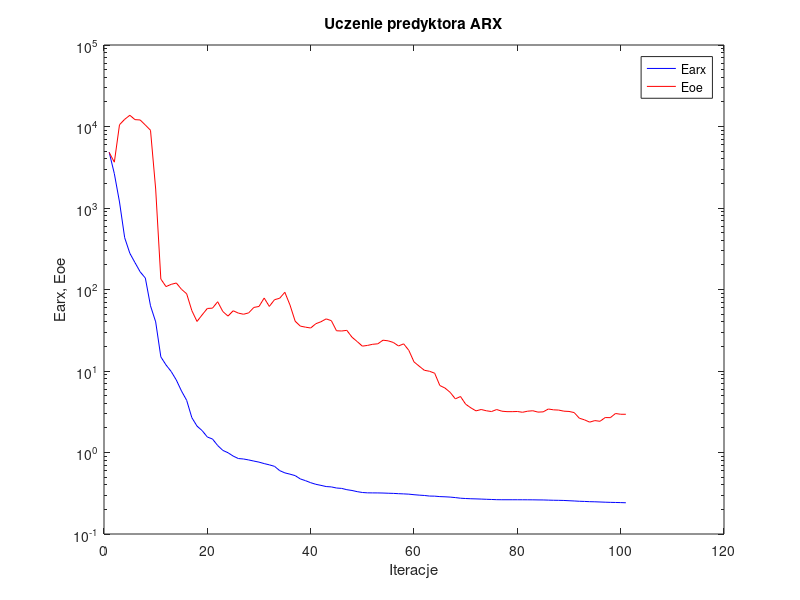
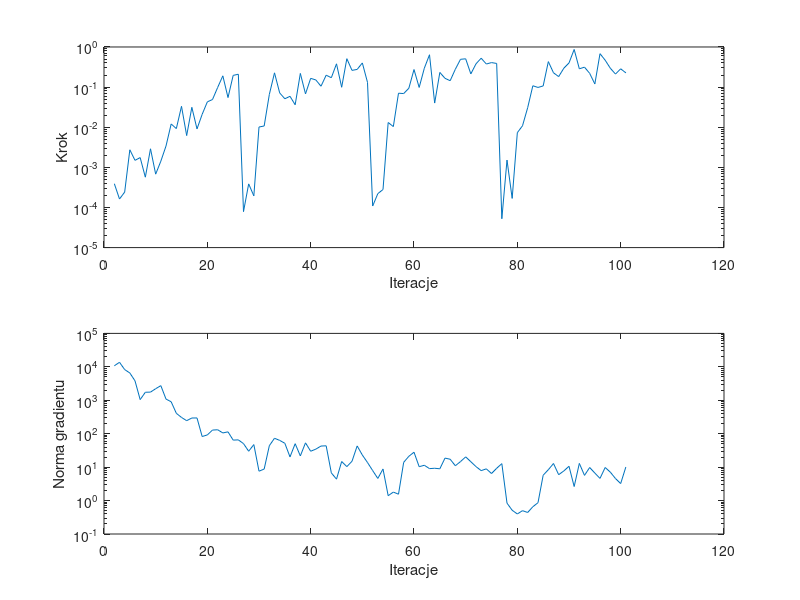

MATLAB code for these plots, in order:
%uczenie predyktora arx
clear all;
n=0; farx(n+1)=4.843035e+003; foe(n+1)=4.806131e+003; wspucz(n+1)=0.000000e+000; ng(n+1)=0.000000e+000;
%odnowa zmiennej metryki
n=1; farx(n+1)=2.638240e+003; foe(n+1)=3.649470e+003; krok(n+1)=3.910575e-004; ng(n+1)=1.075057e+004;
n=2; farx(n+1)=1.185203e+003; foe(n+1)=1.051195e+004; krok(n+1)=1.624345e-004; ng(n+1)=1.366180e+004;
n=3; farx(n+1)=4.323654e+002; foe(n+1)=1.224519e+004; krok(n+1)=2.417862e-004; ng(n+1)=8.277913e+003;
n=4; farx(n+1)=2.782264e+002; foe(n+1)=1.373615e+004; krok(n+1)=2.739044e-003; ng(n+1)=6.538968e+003;
n=5; farx(n+1)=2.134768e+002; foe(n+1)=1.214141e+004; krok(n+1)=1.494263e-003; ng(n+1)=3.812605e+003;
n=6; farx(n+1)=1.646909e+002; foe(n+1)=1.202349e+004; krok(n+1)=1.750227e-003; ng(n+1)=1.045923e+003;
n=7; farx(n+1)=1.382306e+002; foe(n+1)=1.042830e+004; krok(n+1)=5.688063e-004; ng(n+1)=1.735027e+003;
n=8; farx(n+1)=6.310477e+001; foe(n+1)=8.990923e+003; krok(n+1)=2.900817e-003; ng(n+1)=1.753868e+003;
n=9; farx(n+1)=4.007137e+001; foe(n+1)=1.710095e+003; krok(n+1)=6.767654e-004; ng(n+1)=2.214931e+003;
n=10; farx(n+1)=1.490628e+001; foe(n+1)=1.344602e+002; krok(n+1)=1.425029e-003; ng(n+1)=2.735364e+003;
n=11; farx(n+1)=1.187258e+001; foe(n+1)=1.086200e+002; krok(n+1)=3.400118e-003; ng(n+1)=1.085531e+003;
n=12; farx(n+1)=9.864858e+000; foe(n+1)=1.156481e+002; krok(n+1)=1.204622e-002; ng(n+1)=9.007762e+002;
n=13; farx(n+1)=7.743731e+000; foe(n+1)=1.201395e+002; krok(n+1)=9.248075e-003; ng(n+1)=4.068517e+002;
n=14; farx(n+1)=5.679380e+000; foe(n+1)=1.005420e+002; krok(n+1)=3.320390e-002; ng(n+1)=3.064511e+002;
n=15; farx(n+1)=4.365224e+000; foe(n+1)=8.860711e+001; krok(n+1)=6.192369e-003; ng(n+1)=2.450550e+002;
n=16; farx(n+1)=2.678920e+000; foe(n+1)=5.511899e+001; krok(n+1)=3.134015e-002; ng(n+1)=2.947858e+002;
n=17; farx(n+1)=2.109206e+000; foe(n+1)=4.053853e+001; krok(n+1)=9.082851e-003; ng(n+1)=2.955427e+002;
n=18; farx(n+1)=1.854550e+000; foe(n+1)=4.889869e+001; krok(n+1)=2.097129e-002; ng(n+1)=8.229190e+001;
n=19; farx(n+1)=1.549012e+000; foe(n+1)=5.855092e+001; krok(n+1)=4.285764e-002; ng(n+1)=9.193898e+001;
n=20; farx(n+1)=1.464080e+000; foe(n+1)=5.904287e+001; krok(n+1)=4.905012e-002; ng(n+1)=1.284077e+002;
n=21; farx(n+1)=1.218486e+000; foe(n+1)=7.076955e+001; krok(n+1)=9.810024e-002; ng(n+1)=1.311490e+002;
n=22; farx(n+1)=1.061498e+000; foe(n+1)=5.368723e+001; krok(n+1)=1.909506e-001; ng(n+1)=1.053700e+002;
n=23; farx(n+1)=9.935971e-001; foe(n+1)=4.719250e+001; krok(n+1)=5.482403e-002; ng(n+1)=1.135577e+002;
n=24; farx(n+1)=9.040865e-001; foe(n+1)=5.484649e+001; krok(n+1)=1.958016e-001; ng(n+1)=6.429515e+001;
n=25; farx(n+1)=8.432819e-001; foe(n+1)=5.133706e+001; krok(n+1)=2.093785e-001; ng(n+1)=6.539537e+001;
%odnowa zmiennej metryki
n=26; farx(n+1)=8.325758e-001; foe(n+1)=4.970279e+001; krok(n+1)=7.872898e-005; ng(n+1)=5.051630e+001;
n=27; farx(n+1)=8.105358e-001; foe(n+1)=5.165568e+001; krok(n+1)=3.870231e-004; ng(n+1)=2.989039e+001;
n=28; farx(n+1)=7.851256e-001; foe(n+1)=6.025183e+001; krok(n+1)=1.945992e-004; ng(n+1)=4.729068e+001;
n=29; farx(n+1)=7.619618e-001; foe(n+1)=6.193682e+001; krok(n+1)=1.012568e-002; ng(n+1)=7.560693e+000;
n=30; farx(n+1)=7.310692e-001; foe(n+1)=7.854853e+001; krok(n+1)=1.073668e-002; ng(n+1)=8.761264e+000;
n=31; farx(n+1)=7.056847e-001; foe(n+1)=6.201364e+001; krok(n+1)=6.563449e-002; ng(n+1)=4.371913e+001;
n=32; farx(n+1)=6.765509e-001; foe(n+1)=7.496280e+001; krok(n+1)=2.268451e-001; ng(n+1)=7.305903e+001;
n=33; farx(n+1)=5.995132e-001; foe(n+1)=7.809404e+001; krok(n+1)=7.173481e-002; ng(n+1)=6.311378e+001;
n=34; farx(n+1)=5.625376e-001; foe(n+1)=9.243922e+001; krok(n+1)=5.122362e-002; ng(n+1)=5.170336e+001;
n=35; farx(n+1)=5.422019e-001; foe(n+1)=6.446386e+001; krok(n+1)=5.893163e-002; ng(n+1)=2.020343e+001;
n=36; farx(n+1)=5.204614e-001; foe(n+1)=4.082781e+001; krok(n+1)=3.627640e-002; ng(n+1)=5.025421e+001;
n=37; farx(n+1)=4.739330e-001; foe(n+1)=3.553597e+001; krok(n+1)=2.192961e-001; ng(n+1)=2.163198e+001;
n=38; farx(n+1)=4.512238e-001; foe(n+1)=3.451276e+001; krok(n+1)=6.778645e-002; ng(n+1)=5.324702e+001;
n=39; farx(n+1)=4.262248e-001; foe(n+1)=3.369577e+001; krok(n+1)=1.653712e-001; ng(n+1)=2.988774e+001;
n=40; farx(n+1)=4.072146e-001; foe(n+1)=3.803414e+001; krok(n+1)=1.507961e-001; ng(n+1)=3.454618e+001;
n=41; farx(n+1)=3.950302e-001; foe(n+1)=4.023640e+001; krok(n+1)=1.051652e-001; ng(n+1)=4.271776e+001;
n=42; farx(n+1)=3.820871e-001; foe(n+1)=4.360653e+001; krok(n+1)=1.981883e-001; ng(n+1)=4.344100e+001;
n=43; farx(n+1)=3.783133e-001; foe(n+1)=4.145846e+001; krok(n+1)=1.714306e-001; ng(n+1)=6.732446e+000;
n=44; farx(n+1)=3.666972e-001; foe(n+1)=3.116629e+001; krok(n+1)=3.805404e-001; ng(n+1)=4.368104e+000;
n=45; farx(n+1)=3.626651e-001; foe(n+1)=3.096793e+001; krok(n+1)=9.909413e-002; ng(n+1)=1.471060e+001;
n=46; farx(n+1)=3.497961e-001; foe(n+1)=3.153412e+001; krok(n+1)=5.107206e-001; ng(n+1)=1.037483e+001;
n=47; farx(n+1)=3.420112e-001; foe(n+1)=2.598272e+001; krok(n+1)=2.611580e-001; ng(n+1)=1.497206e+001;
n=48; farx(n+1)=3.309860e-001; foe(n+1)=2.299031e+001; krok(n+1)=2.760258e-001; ng(n+1)=4.306271e+001;
n=49; farx(n+1)=3.231560e-001; foe(n+1)=2.018928e+001; krok(n+1)=4.004429e-001; ng(n+1)=2.302232e+001;
n=50; farx(n+1)=3.199683e-001; foe(n+1)=2.060432e+001; krok(n+1)=1.312394e-001; ng(n+1)=1.373614e+001;
%odnowa zmiennej metryki
n=51; farx(n+1)=3.194778e-001; foe(n+1)=2.127120e+001; krok(n+1)=1.085990e-004; ng(n+1)=7.885236e+000;
n=52; farx(n+1)=3.192097e-001; foe(n+1)=2.156268e+001; krok(n+1)=2.215284e-004; ng(n+1)=4.589117e+000;
n=53; farx(n+1)=3.181988e-001; foe(n+1)=2.388270e+001; krok(n+1)=2.799030e-004; ng(n+1)=8.803024e+000;
n=54; farx(n+1)=3.164217e-001; foe(n+1)=2.344888e+001; krok(n+1)=1.311143e-002; ng(n+1)=1.399875e+000;
n=55; farx(n+1)=3.150486e-001; foe(n+1)=2.239944e+001; krok(n+1)=1.038090e-002; ng(n+1)=1.793457e+000;
n=56; farx(n+1)=3.124368e-001; foe(n+1)=2.028603e+001; krok(n+1)=7.045190e-002; ng(n+1)=1.550932e+000;
n=57; farx(n+1)=3.105790e-001; foe(n+1)=2.153917e+001; krok(n+1)=6.900644e-002; ng(n+1)=1.390505e+001;
n=58; farx(n+1)=3.082817e-001; foe(n+1)=1.791530e+001; krok(n+1)=9.358032e-002; ng(n+1)=2.108128e+001;
n=59; farx(n+1)=3.035413e-001; foe(n+1)=1.293504e+001; krok(n+1)=2.740921e-001; ng(n+1)=2.792666e+001;
n=60; farx(n+1)=2.999096e-001; foe(n+1)=1.146661e+001; krok(n+1)=9.809225e-002; ng(n+1)=1.030145e+001;
n=61; farx(n+1)=2.970517e-001; foe(n+1)=1.020621e+001; krok(n+1)=2.962682e-001; ng(n+1)=1.137159e+001;
n=62; farx(n+1)=2.921804e-001; foe(n+1)=9.927665e+000; krok(n+1)=6.404647e-001; ng(n+1)=9.022510e+000;
n=63; farx(n+1)=2.914114e-001; foe(n+1)=9.395748e+000; krok(n+1)=4.000365e-002; ng(n+1)=9.259174e+000;
n=64; farx(n+1)=2.877189e-001; foe(n+1)=6.634015e+000; krok(n+1)=2.320583e-001; ng(n+1)=8.919702e+000;
n=65; farx(n+1)=2.861035e-001; foe(n+1)=6.177703e+000; krok(n+1)=1.655202e-001; ng(n+1)=1.862937e+001;
n=66; farx(n+1)=2.837375e-001; foe(n+1)=5.470359e+000; krok(n+1)=1.443061e-001; ng(n+1)=1.721803e+001;
n=67; farx(n+1)=2.797792e-001; foe(n+1)=4.551387e+000; krok(n+1)=2.785672e-001; ng(n+1)=1.100471e+001;
n=68; farx(n+1)=2.749411e-001; foe(n+1)=4.863648e+000; krok(n+1)=4.929770e-001; ng(n+1)=1.465155e+001;
n=69; farx(n+1)=2.724973e-001; foe(n+1)=3.912878e+000; krok(n+1)=5.076613e-001; ng(n+1)=2.026771e+001;
n=70; farx(n+1)=2.707640e-001; foe(n+1)=3.531600e+000; krok(n+1)=2.134155e-001; ng(n+1)=1.451091e+001;
n=71; farx(n+1)=2.696860e-001; foe(n+1)=3.241344e+000; krok(n+1)=3.806077e-001; ng(n+1)=1.037045e+001;
n=72; farx(n+1)=2.683115e-001; foe(n+1)=3.370094e+000; krok(n+1)=5.250759e-001; ng(n+1)=7.860587e+000;
n=73; farx(n+1)=2.666821e-001; foe(n+1)=3.251693e+000; krok(n+1)=3.762637e-001; ng(n+1)=8.885369e+000;
n=74; farx(n+1)=2.652941e-001; foe(n+1)=3.180815e+000; krok(n+1)=4.083285e-001; ng(n+1)=6.437824e+000;
n=75; farx(n+1)=2.637302e-001; foe(n+1)=3.367013e+000; krok(n+1)=3.885953e-001; ng(n+1)=9.232088e+000;
%odnowa zmiennej metryki
n=76; farx(n+1)=2.632776e-001; foe(n+1)=3.213133e+000; krok(n+1)=5.234435e-005; ng(n+1)=1.273118e+001;
n=77; farx(n+1)=2.632284e-001; foe(n+1)=3.171322e+000; krok(n+1)=1.517951e-003; ng(n+1)=8.373747e-001;
n=78; farx(n+1)=2.632266e-001; foe(n+1)=3.170482e+000; krok(n+1)=1.681794e-004; ng(n+1)=5.129299e-001;
n=79; farx(n+1)=2.631695e-001; foe(n+1)=3.185349e+000; krok(n+1)=7.314625e-003; ng(n+1)=3.974078e-001;
n=80; farx(n+1)=2.630428e-001; foe(n+1)=3.116200e+000; krok(n+1)=1.086709e-002; ng(n+1)=4.984711e-001;
n=81; farx(n+1)=2.628817e-001; foe(n+1)=3.213650e+000; krok(n+1)=3.067118e-002; ng(n+1)=4.405188e-001;
n=82; farx(n+1)=2.626475e-001; foe(n+1)=3.252719e+000; krok(n+1)=1.079418e-001; ng(n+1)=6.531516e-001;
n=83; farx(n+1)=2.620148e-001; foe(n+1)=3.129857e+000; krok(n+1)=9.809225e-002; ng(n+1)=8.634635e-001;
n=84; farx(n+1)=2.616954e-001; foe(n+1)=3.153367e+000; krok(n+1)=1.068992e-001; ng(n+1)=5.727276e+000;
n=85; farx(n+1)=2.605147e-001; foe(n+1)=3.416754e+000; krok(n+1)=4.317671e-001; ng(n+1)=8.374730e+000;
n=86; farx(n+1)=2.594669e-001; foe(n+1)=3.339423e+000; krok(n+1)=2.272257e-001; ng(n+1)=1.282490e+001;
n=87; farx(n+1)=2.589362e-001; foe(n+1)=3.315512e+000; krok(n+1)=1.827549e-001; ng(n+1)=5.936431e+000;
n=88; farx(n+1)=2.580422e-001; foe(n+1)=3.215281e+000; krok(n+1)=2.959895e-001; ng(n+1)=7.707119e+000;
n=89; farx(n+1)=2.560598e-001; foe(n+1)=3.189718e+000; krok(n+1)=4.003122e-001; ng(n+1)=1.060100e+001;
n=90; farx(n+1)=2.543272e-001; foe(n+1)=3.090593e+000; krok(n+1)=8.674420e-001; ng(n+1)=2.629197e+000;
n=91; farx(n+1)=2.521674e-001; foe(n+1)=2.634013e+000; krok(n+1)=2.857025e-001; ng(n+1)=1.293231e+001;
n=92; farx(n+1)=2.510521e-001; foe(n+1)=2.516196e+000; krok(n+1)=3.141433e-001; ng(n+1)=5.667521e+000;
n=93; farx(n+1)=2.492710e-001; foe(n+1)=2.358262e+000; krok(n+1)=2.200070e-001; ng(n+1)=9.757850e+000;
n=94; farx(n+1)=2.484682e-001; foe(n+1)=2.463440e+000; krok(n+1)=1.197092e-001; ng(n+1)=6.644791e+000;
n=95; farx(n+1)=2.470706e-001; foe(n+1)=2.415198e+000; krok(n+1)=6.809733e-001; ng(n+1)=4.601703e+000;
n=96; farx(n+1)=2.456312e-001; foe(n+1)=2.683097e+000; krok(n+1)=4.686024e-001; ng(n+1)=9.754776e+000;
n=97; farx(n+1)=2.445095e-001; foe(n+1)=2.677099e+000; krok(n+1)=2.950300e-001; ng(n+1)=7.072074e+000;
n=98; farx(n+1)=2.437400e-001; foe(n+1)=3.008683e+000; krok(n+1)=2.114442e-001; ng(n+1)=4.556018e+000;
n=99; farx(n+1)=2.428647e-001; foe(n+1)=2.946000e+000; krok(n+1)=2.857373e-001; ng(n+1)=3.225464e+000;
n=100; farx(n+1)=2.417482e-001; foe(n+1)=2.945187e+000; krok(n+1)=2.268451e-001; ng(n+1)=1.005739e+001;

figure; semilogy(farx,'b'); hold on; semilogy(foe,'r'); xlabel('Iteracje'); ylabel('Earx, Eoe'); legend('Earx','Eoe'); title('Uczenie predyktora ARX');
figure; subplot(2,1,1); semilogy(krok); xlabel('Iteracje'); ylabel('Krok');
subplot(2,1,2); semilogy(ng); xlabel('Iteracje'); ylabel('Norma gradientu');
Earx=farx(n+1)
Eoe=foe(n+1)
